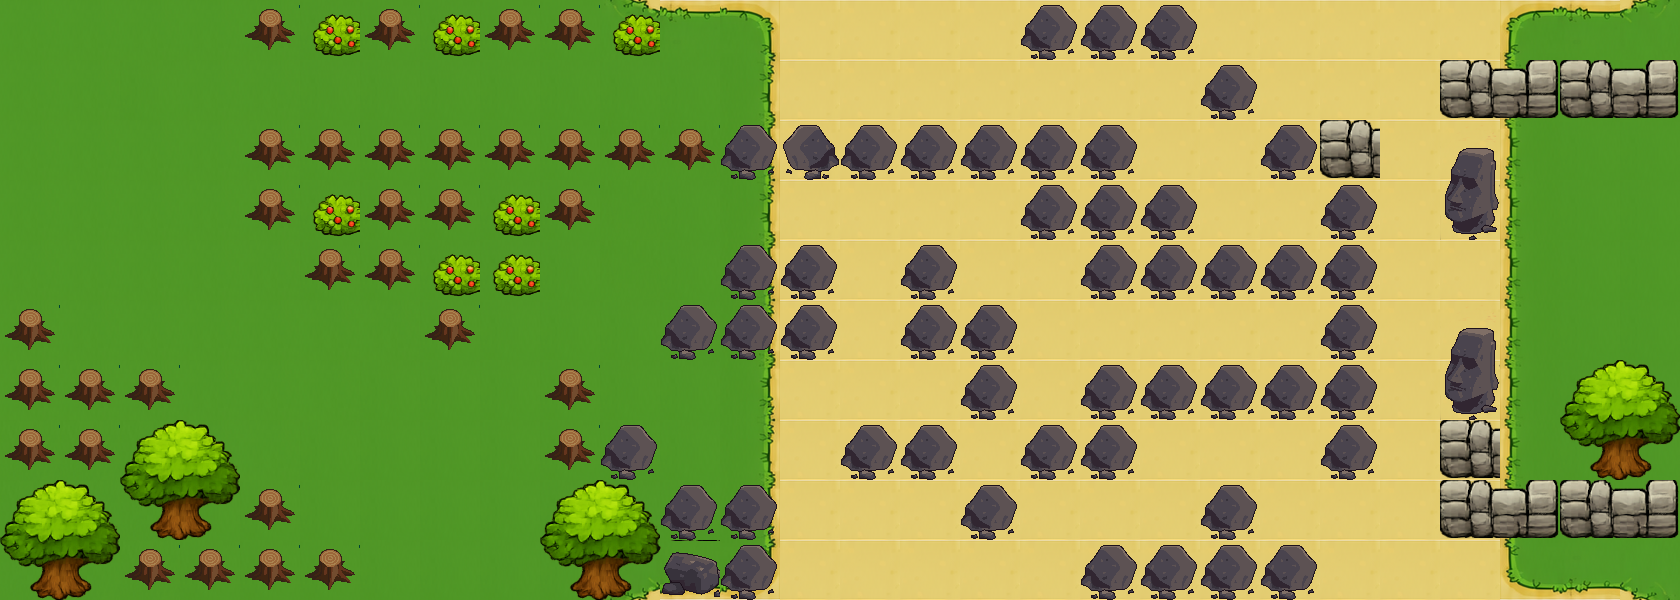

The image is a tile-based game level rendered from a .tmx file. Its description and complete source (layers, tilesets, objects, tile grids) follow:
An orthogonal 28x10 tile map with 60x60 px tiles, 2 tile layers (fondo, obstaculos), 6 tilesets and 10 objects (2x teleporte, 2x caja, portal, llave, puerta_placa, ...).

<map version="1.10" tiledversion="1.12.2" orientation="orthogonal" renderorder="right-down" width="28" height="10" tilewidth="60" tileheight="60" infinite="0" nextlayerid="4" nextobjectid="9">
 <tileset firstgid="1" source="fondo1.tsx" />
 <tileset firstgid="51" source="fondo2.tsx" />
 <tileset firstgid="106" source="fondo3.tsx" />
 <tileset firstgid="194" source="obstaculos.tsx" />
 <tileset firstgid="202" source="fondo.tsx" />
 <tileset firstgid="208" source="obstaculos1.tsx" />
 <layer id="1" name="fondo" width="28" height="10">
  <data encoding="csv">
37,37,37,37,37,12,12,12,12,12,96,52,2147483699,56,56,56,56,56,56,56,56,56,56,56,56,51,52,2147483744,
37,37,12,37,37,12,12,12,12,12,12,12,2147483710,56,56,56,56,56,56,56,56,56,56,56,56,1073741886,12,12,
37,37,37,37,37,12,12,12,12,12,63,63,3221225534,56,56,56,56,56,56,56,56,56,56,56,56,1073741886,12,12,
37,37,37,37,37,12,12,12,12,12,63,12,2147483710,56,56,56,56,56,56,56,56,56,56,56,56,1073741886,12,12,
37,37,37,37,37,12,12,12,12,12,63,12,3221225534,56,56,56,56,56,56,56,56,56,56,56,56,1073741886,12,12,
37,37,37,37,37,37,37,12,12,12,12,12,2147483710,56,56,56,56,56,56,56,56,56,56,56,56,1073741886,12,12,
37,37,37,37,37,37,12,12,12,12,12,12,3221225534,56,56,56,56,56,56,56,56,56,56,56,56,1073741886,12,12,
118,118,118,37,37,12,12,12,12,12,12,12,2147483710,56,56,56,56,56,56,56,56,56,56,56,56,1073741886,12,12,
118,118,118,12,12,12,12,12,12,12,12,12,3221225534,56,56,56,56,56,56,56,56,56,56,56,56,1073741886,12,12,
118,118,118,12,12,12,12,12,12,12,1073741920,1073741876,3221225523,56,56,56,56,56,56,56,56,56,56,56,56,1073741875,1073741876,3221225568
</data>
 </layer>
 <layer id="2" name="obstaculos" width="28" height="10">
  <data encoding="csv">
0,0,0,0,194,250,194,250,194,194,250,0,0,0,0,0,0,199,199,199,0,0,0,0,0,0,0,0,
0,0,0,0,0,0,0,0,0,0,0,0,0,0,0,0,0,0,0,0,199,0,0,0,270,271,270,271,
0,0,0,0,194,194,194,194,194,194,194,194,199,2147483847,199,199,199,199,199,0,0,199,270,0,198,0,0,0,
0,0,0,0,194,250,194,194,250,194,0,0,0,0,0,0,0,199,199,199,0,0,199,0,197,0,0,0,
0,0,0,0,0,194,194,250,250,0,0,0,199,199,0,199,0,0,199,199,199,199,199,0,0,0,0,0,
194,0,0,0,0,0,0,194,0,0,0,199,199,199,0,199,199,0,0,0,0,0,199,0,198,0,0,0,
194,194,194,0,0,0,0,0,0,194,0,0,0,0,0,0,199,0,199,199,199,199,199,0,197,0,256,257,
194,194,256,257,0,0,0,0,0,194,199,0,0,0,199,199,0,199,199,0,0,0,199,0,270,0,264,265,
256,257,264,265,194,0,0,0,0,256,257,199,199,0,0,0,199,0,0,0,199,0,0,0,270,271,270,271,
264,265,194,194,194,194,0,0,0,264,265,266,199,0,0,0,0,0,199,199,199,199,0,0,0,0,0,0
</data>
 </layer>
 <objectgroup id="3" name="objetos">
  <object id="1" name="portal" x="1654.67" y="276">
   <point />
  </object>
  <object id="2" name="teleporte" x="1233.34" y="45.3334">
   <properties>
    <property name="id_teleporte" type="int" value="1" />
   </properties>
   <point />
  </object>
  <object id="3" name="teleporte" x="1410.83" y="341.833">
   <properties>
    <property name="id_teleporte" type="int" value="1" />
   </properties>
   <point />
  </object>
  <object id="4" name="llave" x="1416" y="278.667">
   <point />
  </object>
  <object id="5" name="puerta_placa" x="1412" y="154.667">
   <properties>
    <property name="id_puerta" type="int" value="1" />
   </properties>
   <point />
  </object>
  <object id="6" name="placa" x="1405.33" y="36">
   <properties>
    <property name="id_puerta" type="int" value="1" />
   </properties>
   <point />
  </object>
  <object id="7" name="puerta_llave" x="1480" y="266.667">
   <point />
  </object>
  <object id="8" name="hielo" x="636" y="96">
   <point />
  </object>
  <object id="9" name="caja" x="0" y="240">
   <point />
  </object>
  <object id="10" name="caja" x="120" y="360">
   <point />
  </object>
 </objectgroup>
</map>
